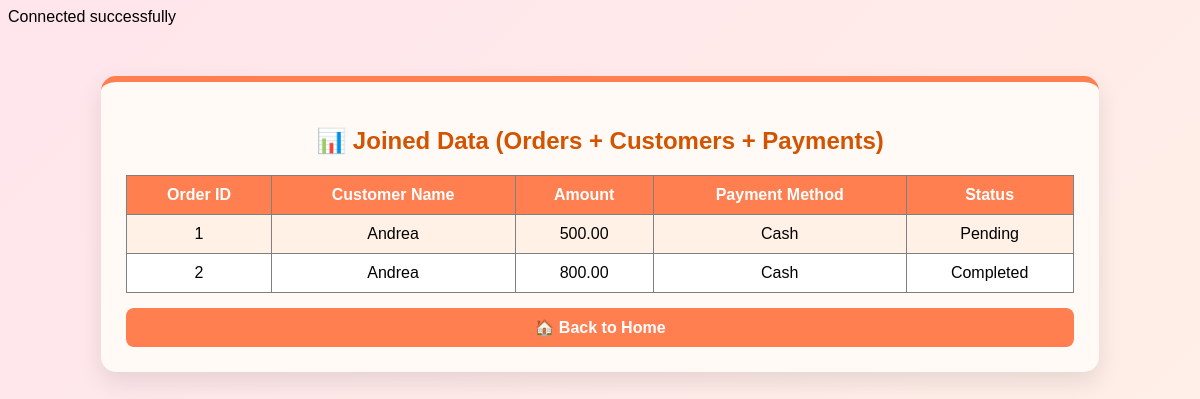
Screenshot of /join.php with the database file from the repository.
### tables this page shows
CREATE TABLE `orders` (
  `order_id` int(11) NOT NULL,
  `customer_id` int(11) DEFAULT NULL,
  `order_date` datetime DEFAULT NULL,
  `status` varchar(50) DEFAULT NULL
);

CREATE TABLE `customers` (
  `customer_id` int(11) NOT NULL,
  `name` varchar(100) DEFAULT NULL,
  `email` varchar(100) DEFAULT NULL,
  `phone` varchar(20) DEFAULT NULL
);

CREATE TABLE `payments` (
  `payment_id` int(11) NOT NULL,
  `order_id` int(11) DEFAULT NULL,
  `payment_date` datetime DEFAULT NULL,
  `amount` decimal(10,2) DEFAULT NULL,
  `payment_method` varchar(50) DEFAULT NULL
);

### join.php (the view, shortened to what this page needs)
<?php
require 'dbconfig.php';
$sql = "SELECT
            orders.order_id,
            customers.name AS customer_name,
            payments.amount,
            payments.payment_method,
            orders.status
        FROM orders
        INNER JOIN customers ON orders.customer_id = customers.customer_id
        INNER JOIN payments ON orders.order_id = payments.order_id";
$stmt = $pdo->query($sql);
$data = $stmt->fetchAll(PDO::FETCH_ASSOC);
?>
<!DOCTYPE html>
<html>
<head>
</head>
<body>
<div class="container">
    <h2>📊 Joined Data (Orders + Customers + Payments)</h2>
    <table border="1">
        <tr>
            <th>Order ID</th>
            <th>Customer Name</th>
            <th>Amount</th>
            <th>Payment Method</th>
            <th>Status</th>
        </tr>
        <?php foreach ($data as $row): ?>
        <tr>
            <td><?= $row['order_id'] ?></td>
            <td><?= $row['customer_name'] ?></td>
            <td><?= $row['amount'] ?></td>
            <td><?= $row['payment_method'] ?></td>
            <td><?= $row['status'] ?></td>
        </tr>
        <?php endforeach; ?>
    </table>
    <a href="index.php" class="btn">🏠 Back to Home</a>
</div>
</body>
</html>

### join.php (style rules this page uses)
body { font-family: Arial; background: linear-gradient(135deg, #ffe5ec, #fff1e6); }
.container { width: 80%; margin: 50px auto; background: #fffaf5; padding: 25px; border-radius: 15px; box-shadow: 0 10px 25px rgba(0,0,0,0.1); border-top: 6px solid #ff7f50; }
h2 { text-align: center; color: #d35400; }
table { width: 100%; border-collapse: collapse; margin-top: 15px; }
th { background: #ff7f50; color: white; padding: 10px; }
td { text-align: center; padding: 10px; background: white; }
tr:nth-child(even) td { background: #fff1e6; }
.btn { display: block; text-align: center; margin-top: 15px; padding: 10px; background: #ff7f50; color: white; text-decoration: none; border-radius: 8px; font-weight: bold; }

### rows the page displays
orders: order_id "1", customer.name "Andrea", payments.amount "500.00", payments.payment_method "Cash", status "Pending"
orders: order_id "2", customer.name "Andrea", payments.amount "800.00", payments.payment_method "Cash", status "Completed"
